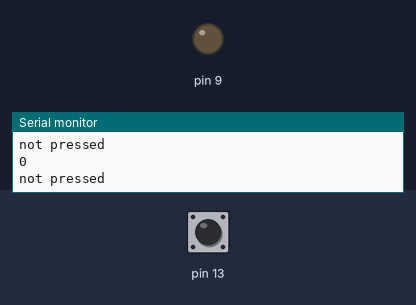
This sketch was run on a simulated Arduino Uno, built with avr-gcc and run on an emulated ATmega328P. Shown: output pins drawn as LEDs (lit = HIGH), the last lines printed to the serial monitor. Dashed ring = blinking. The inputs (shaded band) are chosen by the test bench; at power-on: pin 13 HIGH.

Above: at 1.2 s.
1.3 s: pin 13 driven LOW
At 1.8 s:
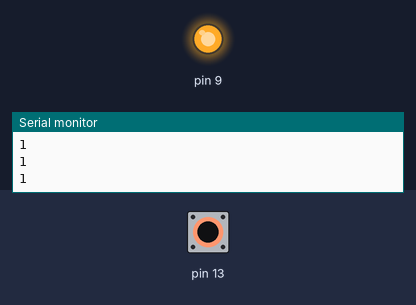
2.8 s: pin 13 driven HIGH
5.8 s: pin 13 pulsed LOW 5 times (0.12 s each, 0.3 s apart)
At 6.27 s:
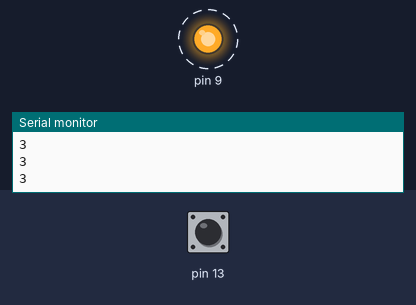
Timing chart, 0 to 8.8 s (numbered marks = the images above; inputs shaded):
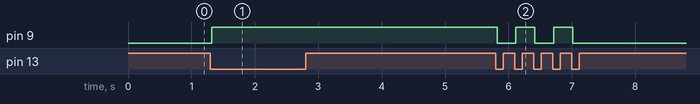

The sketch:

sketch_jan24a.ino
```cpp
void setup() {
  // put your setup code here, to run once:
  pinMode(13, INPUT);
  pinMode(9, OUTPUT);
  Serial.begin(9600);
}
int voltage = 0;
bool isPressed = false;
int number = 0;
void loop() {
   int i = digitalRead(13);
  if (i == 0 && !isPressed) {
  number = number + 1;
  Serial.println("pressed");
  voltage = voltage == 0 ? 255 : 0;
  analogWrite(9, voltage);
  isPressed = true;
  }
if(i == 1) {
isPressed = false;
  Serial.println("not pressed");
}
  Serial.println(number);
}
```

Measured:
- after the input at 1.3 s, pin 9: LOW → HIGH at once
- after the input at 5.8 s, pin 9: alternates HIGH for 0.30 s and LOW for 0.30 s, 5 changes in all, then stays LOW, starting at once
